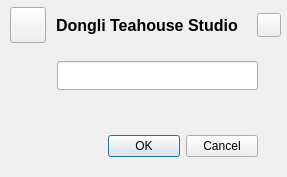
<?xml version="1.0" encoding="UTF-8"?>
<ui version="4.0">
 <class>password_check_window</class>
 <widget class="QMainWindow" name="password_check_window">
  <property name="geometry">
   <rect>
    <x>0</x>
    <y>0</y>
    <width>287</width>
    <height>177</height>
   </rect>
  </property>
  <property name="windowTitle">
   <string>Dongli Teahouse Studio</string>
  </property>
  <property name="windowIcon">
   <iconset resource="resource.qrc">
    <normaloff>:/icon/holoico_trans.ico</normaloff>:/icon/holoico_trans.ico</iconset>
  </property>
  <property name="styleSheet">
   <string notr="true">QFrame &gt; QPushButton {	
	border: none;
	background-color: transparent;
}
QFrame &gt; QPushButton:hover{
	background-color: rgb(40,40,40);
}
QFrame &gt; QPushButton:pressed {	
	background-color: rgb(30,30,30);
}</string>
  </property>
  <widget class="QWidget" name="centralwidget">
   <widget class="QFrame" name="title_frame">
    <property name="geometry">
     <rect>
      <x>0</x>
      <y>0</y>
      <width>281</width>
      <height>51</height>
     </rect>
    </property>
    <property name="sizePolicy">
     <sizepolicy hsizetype="Preferred" vsizetype="Fixed">
      <horstretch>0</horstretch>
      <verstretch>0</verstretch>
     </sizepolicy>
    </property>
    <property name="styleSheet">
     <string notr="true"/>
    </property>
    <layout class="QHBoxLayout" name="horizontalLayout">
     <property name="spacing">
      <number>10</number>
     </property>
     <property name="leftMargin">
      <number>10</number>
     </property>
     <property name="topMargin">
      <number>0</number>
     </property>
     <property name="rightMargin">
      <number>0</number>
     </property>
     <property name="bottomMargin">
      <number>0</number>
     </property>
     <item>
      <widget class="QPushButton" name="btn_menu">
       <property name="sizePolicy">
        <sizepolicy hsizetype="Fixed" vsizetype="Fixed">
         <horstretch>0</horstretch>
         <verstretch>0</verstretch>
        </sizepolicy>
       </property>
       <property name="minimumSize">
        <size>
         <width>36</width>
         <height>36</height>
        </size>
       </property>
       <property name="maximumSize">
        <size>
         <width>36</width>
         <height>36</height>
        </size>
       </property>
       <property name="styleSheet">
        <string notr="true">QPushButton:hover{
	background-color: rgba(255, 255, 255, 0);
}
QPushButton:pressed {	
	background-color: rgba(255, 255, 255, 0);
}</string>
       </property>
       <property name="text">
        <string/>
       </property>
       <property name="icon">
        <iconset resource="resource.qrc">
         <normaloff>:/icon/holoico_trans.ico</normaloff>:/icon/holoico_trans.ico</iconset>
       </property>
       <property name="iconSize">
        <size>
         <width>36</width>
         <height>36</height>
        </size>
       </property>
      </widget>
     </item>
     <item>
      <widget class="MyTitleLabel" name="label_title_bar_top">
       <property name="sizePolicy">
        <sizepolicy hsizetype="MinimumExpanding" vsizetype="Fixed">
         <horstretch>0</horstretch>
         <verstretch>0</verstretch>
        </sizepolicy>
       </property>
       <property name="font">
        <font>
         <family>Segoe UI</family>
         <pointsize>12</pointsize>
         <weight>75</weight>
         <italic>false</italic>
         <bold>true</bold>
         <stylestrategy>PreferDefault</stylestrategy>
         <kerning>true</kerning>
        </font>
       </property>
       <property name="styleSheet">
        <string notr="true"/>
       </property>
       <property name="text">
        <string>Dongli Teahouse Studio</string>
       </property>
      </widget>
     </item>
     <item>
      <widget class="QPushButton" name="btn_close">
       <property name="sizePolicy">
        <sizepolicy hsizetype="Fixed" vsizetype="Fixed">
         <horstretch>0</horstretch>
         <verstretch>0</verstretch>
        </sizepolicy>
       </property>
       <property name="minimumSize">
        <size>
         <width>24</width>
         <height>24</height>
        </size>
       </property>
       <property name="maximumSize">
        <size>
         <width>24</width>
         <height>24</height>
        </size>
       </property>
       <property name="styleSheet">
        <string notr="true"/>
       </property>
       <property name="text">
        <string/>
       </property>
       <property name="icon">
        <iconset resource="resource.qrc">
         <normaloff>:/icon/cil-x.png</normaloff>:/icon/cil-x.png</iconset>
       </property>
       <property name="iconSize">
        <size>
         <width>24</width>
         <height>24</height>
        </size>
       </property>
      </widget>
     </item>
    </layout>
   </widget>
   <widget class="QDialogButtonBox" name="buttonBox">
    <property name="geometry">
     <rect>
      <x>108</x>
      <y>130</y>
      <width>150</width>
      <height>32</height>
     </rect>
    </property>
    <property name="orientation">
     <enum>Qt::Horizontal</enum>
    </property>
    <property name="standardButtons">
     <set>QDialogButtonBox::Cancel|QDialogButtonBox::Ok</set>
    </property>
   </widget>
   <widget class="QLineEdit" name="lineEdit">
    <property name="geometry">
     <rect>
      <x>57</x>
      <y>61</y>
      <width>201</width>
      <height>29</height>
     </rect>
    </property>
    <property name="inputMask">
     <string/>
    </property>
    <property name="echoMode">
     <enum>QLineEdit::Password</enum>
    </property>
    <property name="placeholderText">
     <string/>
    </property>
   </widget>
   <widget class="QLabel" name="label">
    <property name="geometry">
     <rect>
      <x>61</x>
      <y>100</y>
      <width>196</width>
      <height>16</height>
     </rect>
    </property>
    <property name="font">
     <font>
      <family>Segoe UI</family>
     </font>
    </property>
    <property name="text">
     <string/>
    </property>
    <property name="margin">
     <number>0</number>
    </property>
   </widget>
   <widget class="QLabel" name="label_2">
    <property name="geometry">
     <rect>
      <x>20</x>
      <y>64</y>
      <width>24</width>
      <height>24</height>
     </rect>
    </property>
    <property name="text">
     <string/>
    </property>
    <property name="pixmap">
     <pixmap resource="resource.qrc">:/icon/lock.svg</pixmap>
    </property>
    <property name="scaledContents">
     <bool>false</bool>
    </property>
   </widget>
  </widget>
 </widget>
 <customwidgets>
  <customwidget>
   <class>MyTitleLabel</class>
   <extends>QLabel</extends>
   <header>custom_widget</header>
  </customwidget>
 </customwidgets>
 <resources>
  <include location="resource.qrc"/>
 </resources>
 <connections/>
</ui>
